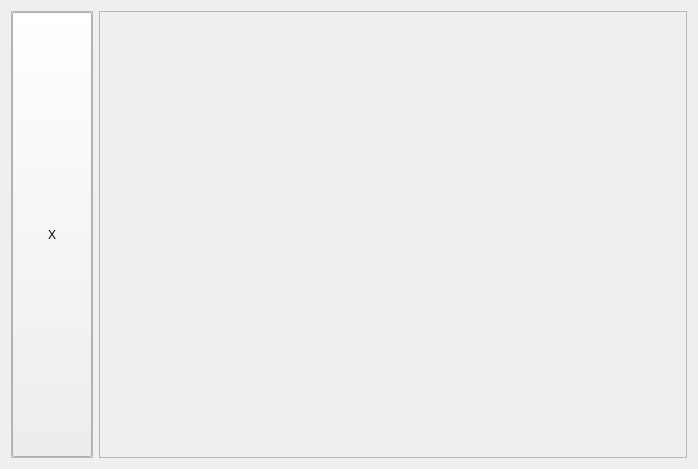
<?xml version="1.0" encoding="UTF-8"?>
<ui version="4.0">
 <class>canvas</class>
 <widget class="QFrame" name="canvas">
  <property name="geometry">
   <rect>
    <x>0</x>
    <y>0</y>
    <width>698</width>
    <height>469</height>
   </rect>
  </property>
  <property name="windowTitle">
   <string>Frame</string>
  </property>
  <layout class="QHBoxLayout" name="horizontalLayout">
   <item>
    <widget class="QFrame" name="X_Info">
     <property name="sizePolicy">
      <sizepolicy hsizetype="Preferred" vsizetype="Preferred">
       <horstretch>0</horstretch>
       <verstretch>0</verstretch>
      </sizepolicy>
     </property>
     <property name="frameShape">
      <enum>QFrame::StyledPanel</enum>
     </property>
     <property name="frameShadow">
      <enum>QFrame::Raised</enum>
     </property>
     <layout class="QVBoxLayout" name="verticalLayout">
      <property name="leftMargin">
       <number>0</number>
      </property>
      <property name="topMargin">
       <number>0</number>
      </property>
      <property name="rightMargin">
       <number>0</number>
      </property>
      <property name="bottomMargin">
       <number>0</number>
      </property>
      <item>
       <widget class="QPushButton" name="btn_lb_X">
        <property name="sizePolicy">
         <sizepolicy hsizetype="Preferred" vsizetype="Preferred">
          <horstretch>0</horstretch>
          <verstretch>0</verstretch>
         </sizepolicy>
        </property>
        <property name="text">
         <string>X</string>
        </property>
        <property name="checkable">
         <bool>false</bool>
        </property>
        <property name="autoExclusive">
         <bool>false</bool>
        </property>
        <property name="autoDefault">
         <bool>false</bool>
        </property>
        <property name="flat">
         <bool>false</bool>
        </property>
       </widget>
      </item>
     </layout>
    </widget>
   </item>
   <item>
    <widget class="QFrame" name="canvas_frame">
     <property name="sizePolicy">
      <sizepolicy hsizetype="Expanding" vsizetype="Preferred">
       <horstretch>8</horstretch>
       <verstretch>0</verstretch>
      </sizepolicy>
     </property>
     <property name="frameShape">
      <enum>QFrame::StyledPanel</enum>
     </property>
     <property name="frameShadow">
      <enum>QFrame::Raised</enum>
     </property>
    </widget>
   </item>
  </layout>
 </widget>
 <resources/>
 <connections/>
</ui>
